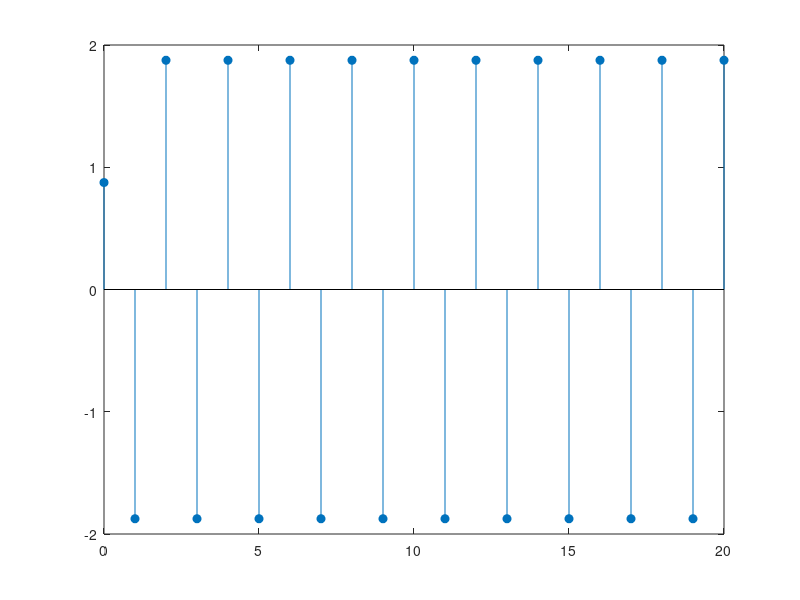

Write MATLAB code to recreate this figure.
clear all;
close all;
clc;
a=-0.5;
b=4;
x=[7/8 zeros(1,20)];
ycap=0;
for n=1:21
ay=abs(a*ycap)
ay=ay+0.5.*(2.^(-b));
qy=0;
for k=1:b
  qy=fix(ay+2)./(2^k)+qy;
  ay=(ay*2)-fix(ay*2); 
end 
qy=sign(a*ycap)*qy;
y(n)=qy+x(n);
ycap=y(n);
end
k=0:20;
stem(k,y,'filled');